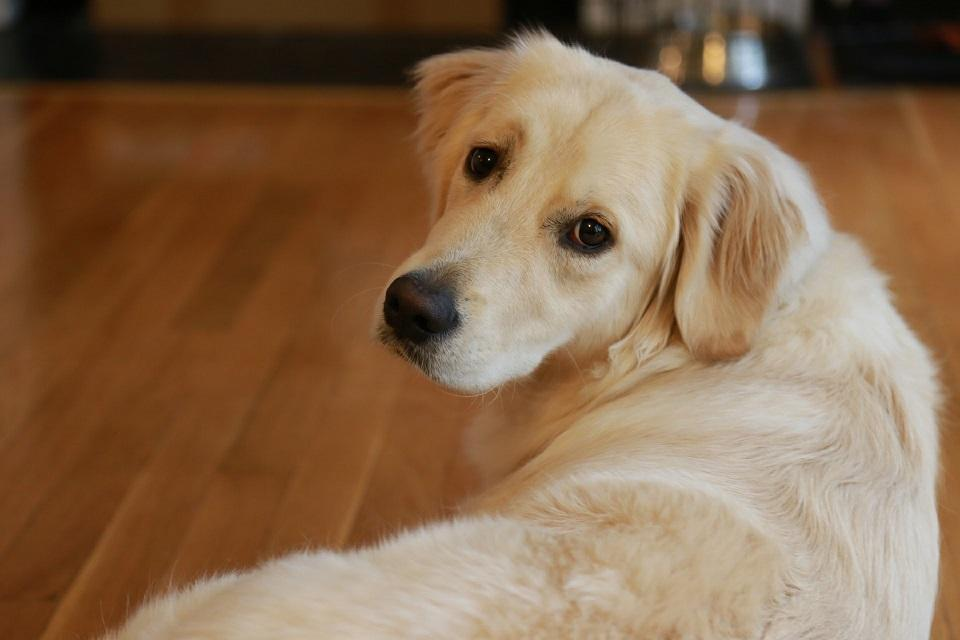
%> input picture sherlock.jpg, 960 x 640 px
$ octave HW1_Task3.m   (GNU Octave 9; MATLAB toolbox functions it lacks are replaced by stand-ins)
%> lines starting %> are read from the running program, lines starting %| are printed output that depends on the picture; in (x1, y1, x2, y2) boxes, pixels count from 0 and x2, y2 are one past the last pixel; in counts of white or black regions, pixels touching at a corner belong together; the program's own positions count from 1
%pkg load image
I = imread('sherlock.jpg');
%> I is the input picture: size 640x960x3 uint8; mean R, G, B 135.6, 105.4, 77.5
subplot(221);
imshow(I);
title('RGB');

subplot(222);
I2=rgb2gray(I);
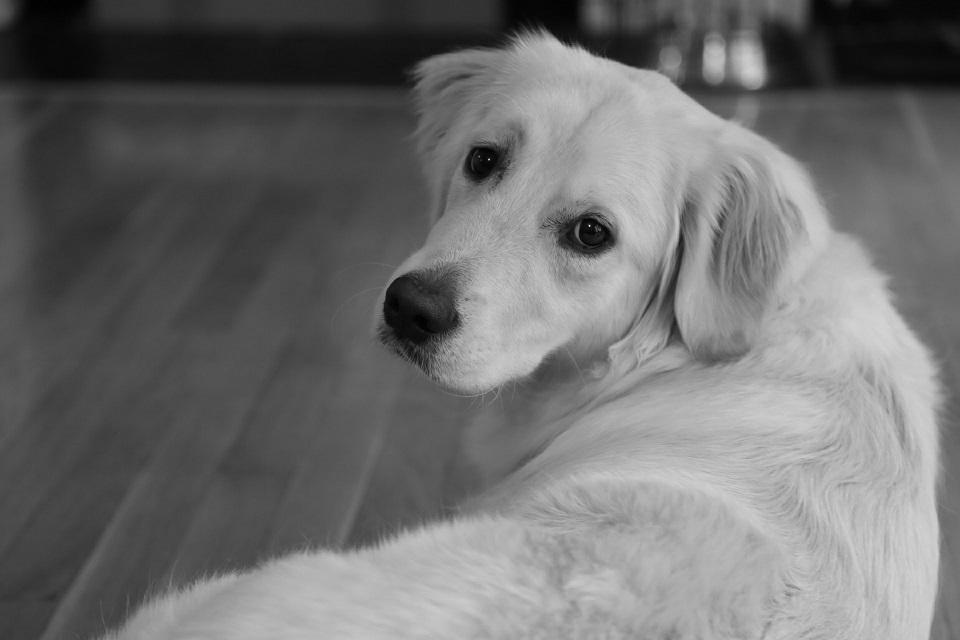
%> I2: size 640x960 uint8; min 0, max 245, mean 111.3
imshow(I2);
title('Grayscale');

subplot(223);
I3 = imbinarize(I2);
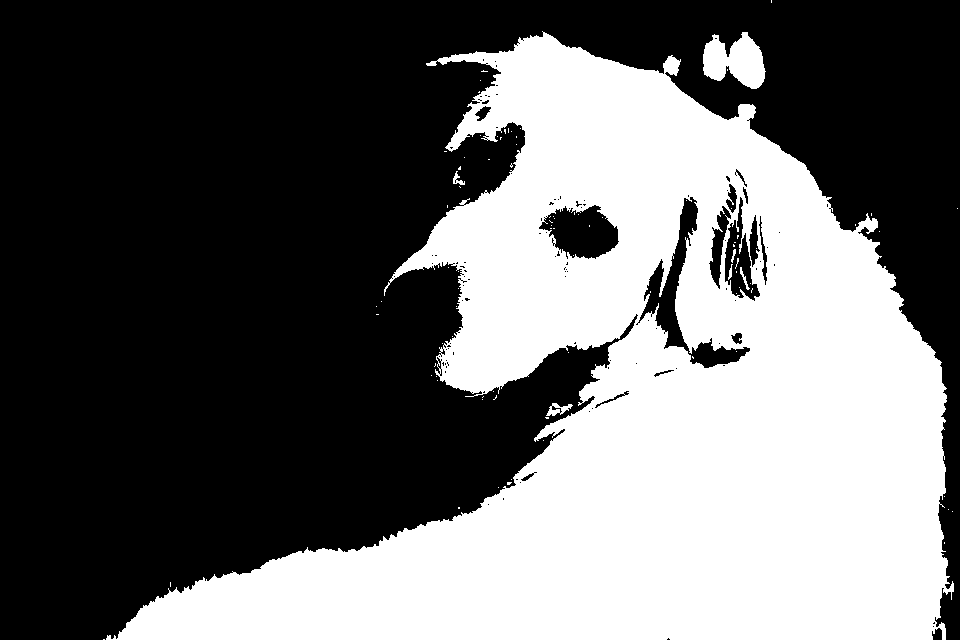
%> I3: size 640x960 logical; 41% white; 89 white regions (82 under 20 px), largest, box (x1, y1, x2, y2) and area: (106, 31, 954, 640) 248798, (703, 32, 766, 89) 2322, (546, 403, 573, 416) 164
%I3 = im2bw(I2);
imshow(I3);
title('Binary');

subplot(224);
imhist(I2);
title('Histogram');
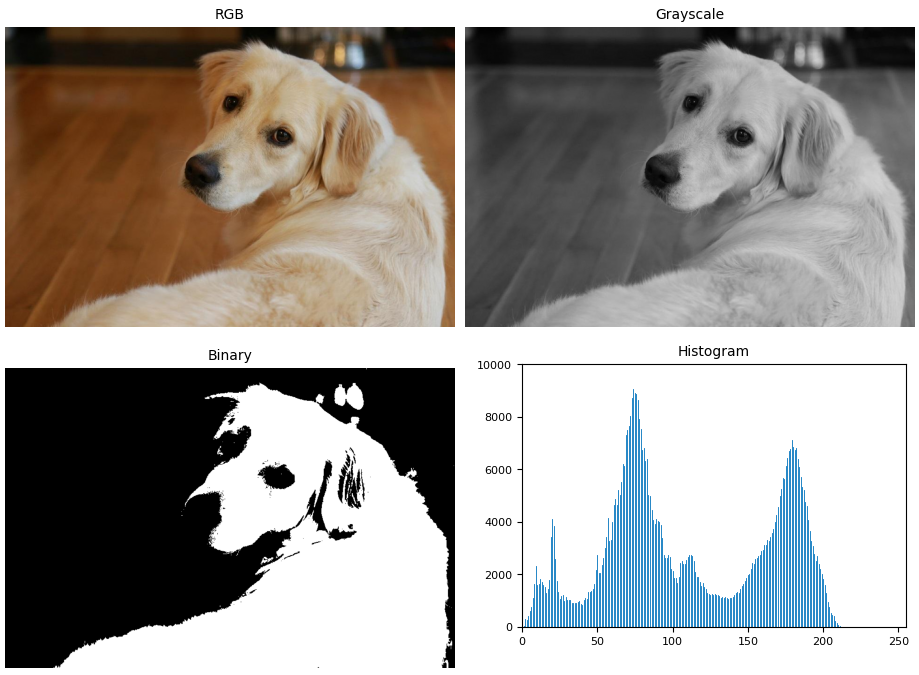
%> figure redrawn from the program's plot data, 4 panels
